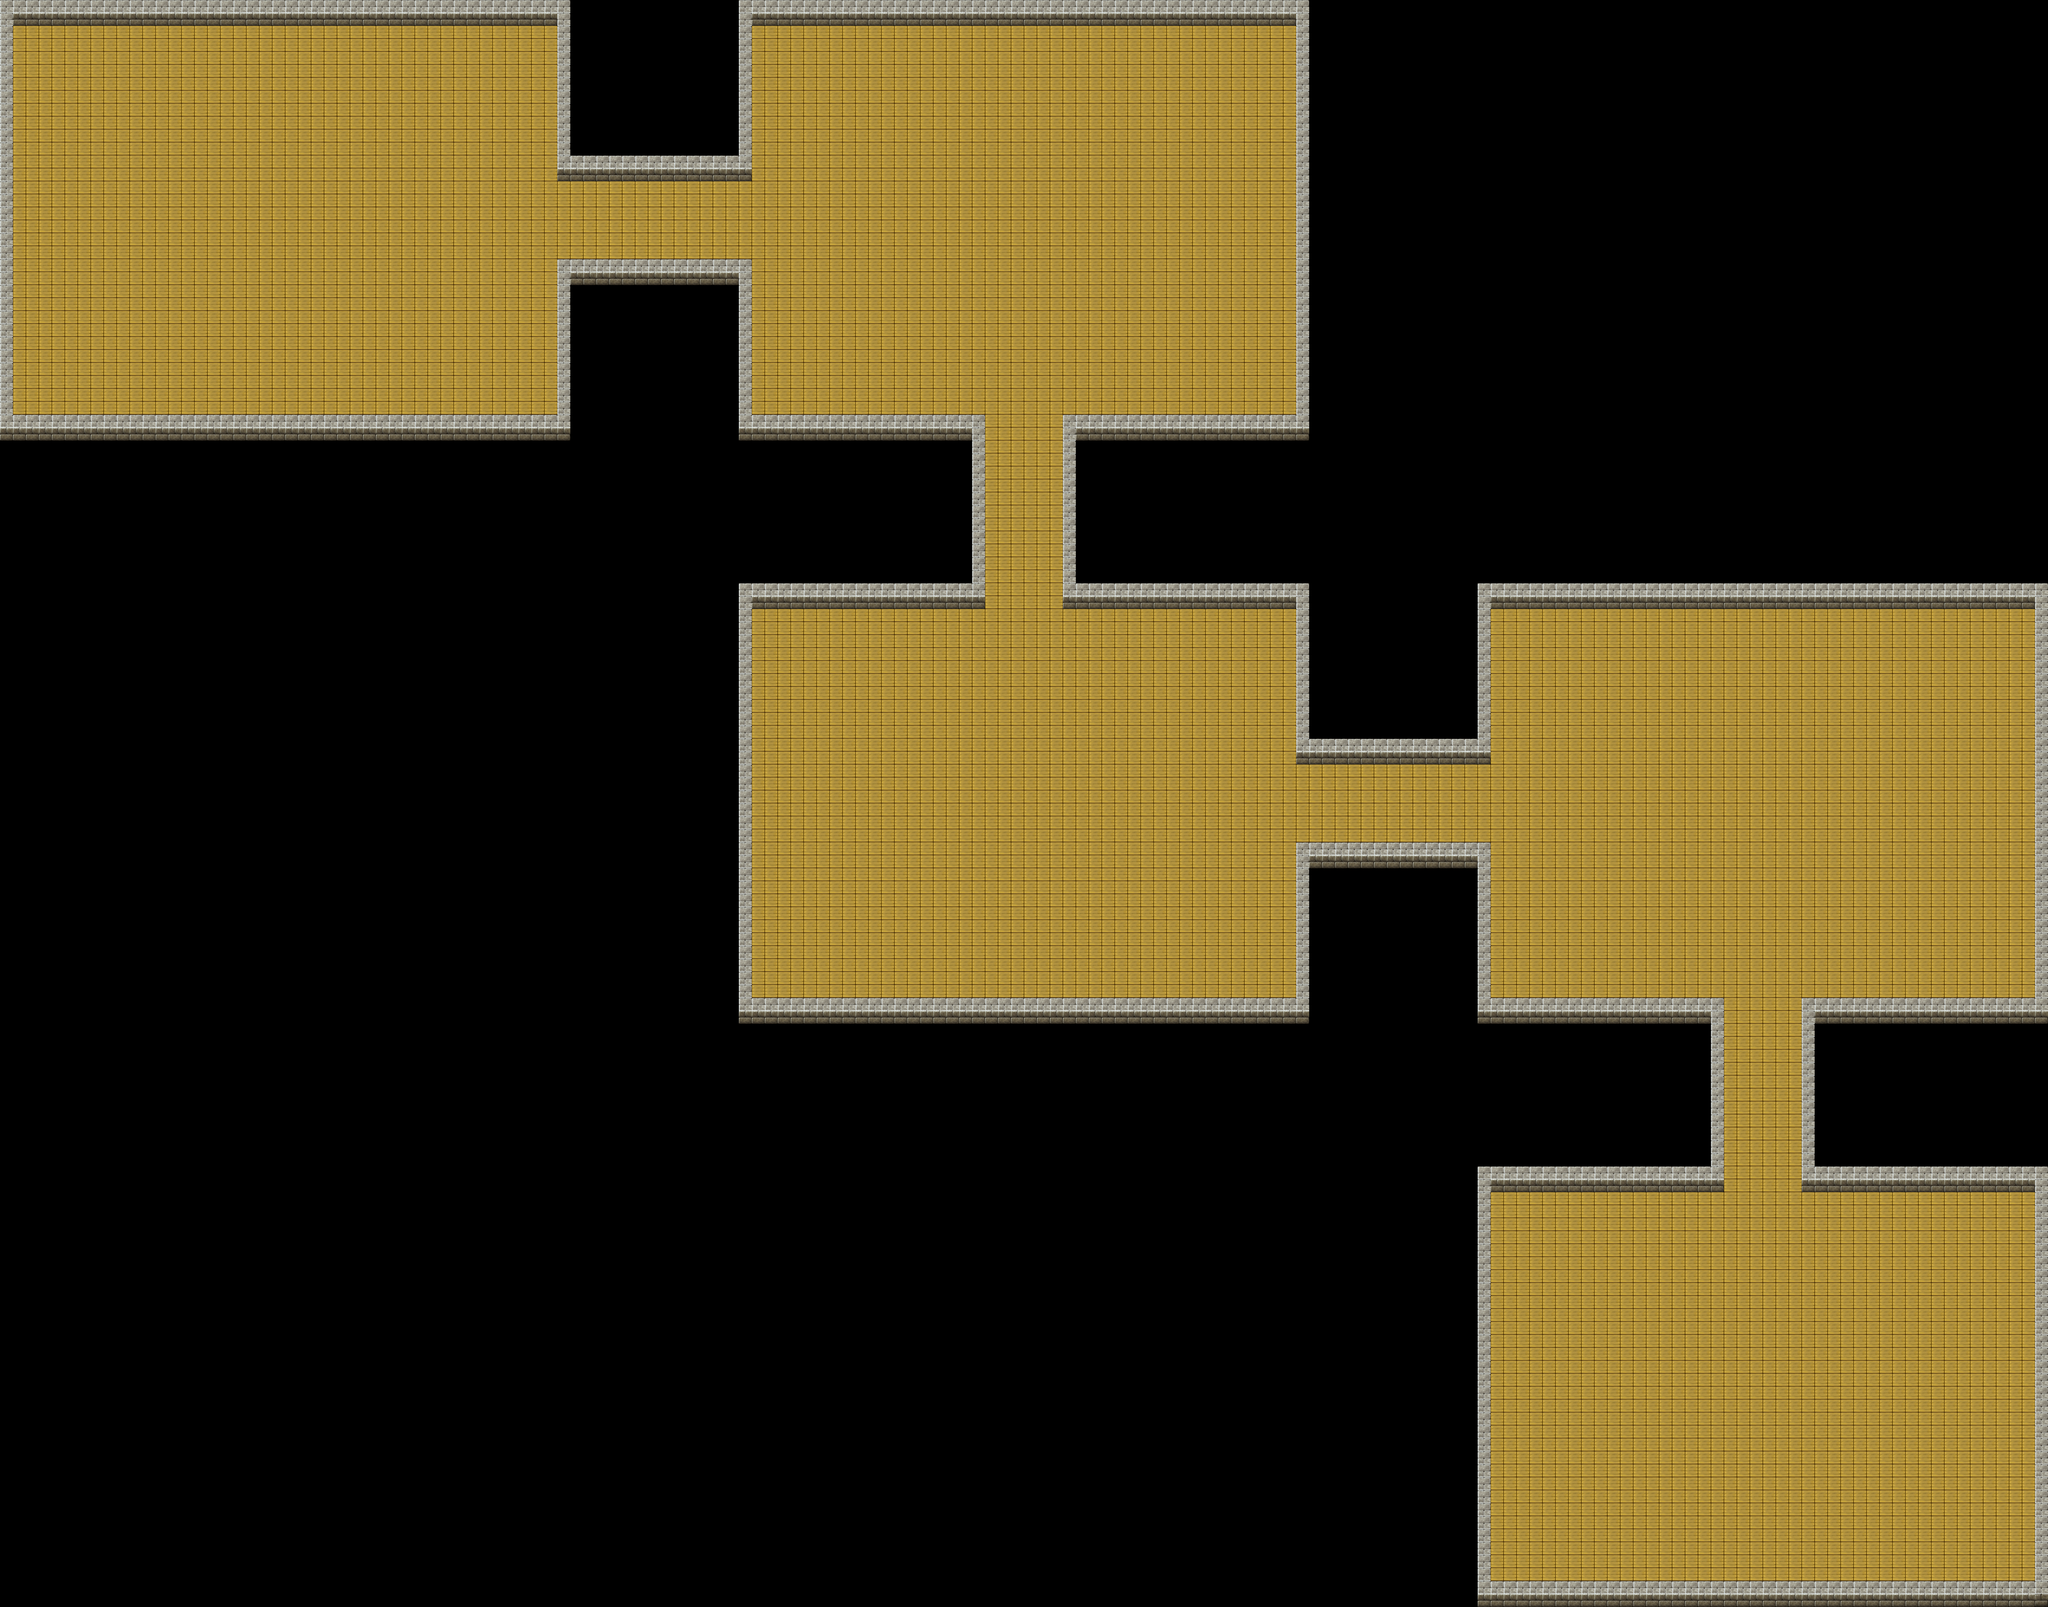

A level layout from a 2D game, rendered from its tile map. Below: a short description, then the map file with tile-grid data replaced by summaries:
An orthogonal 158x124 tile map with 32x32 px tiles, 2 tile layers (图块层 1, 图块层 2).

<map version="1.2" tiledversion="1.3.5" orientation="orthogonal" renderorder="right-down" width="158" height="124" tilewidth="32" tileheight="32" infinite="0" nextlayerid="3" nextobjectid="1">
 <tileset firstgid="1" source="TileA4.tsx" />
 <layer id="1" name="图块层 1" width="158" height="124">
  <data>[19592 cells, 6660 non-empty, 1 distinct tile ids]</data>
 </layer>
 <layer id="2" name="图块层 2" width="158" height="124">
  <data>[19592 cells, 1256 non-empty, 3 distinct tile ids]</data>
 </layer>
</map>
